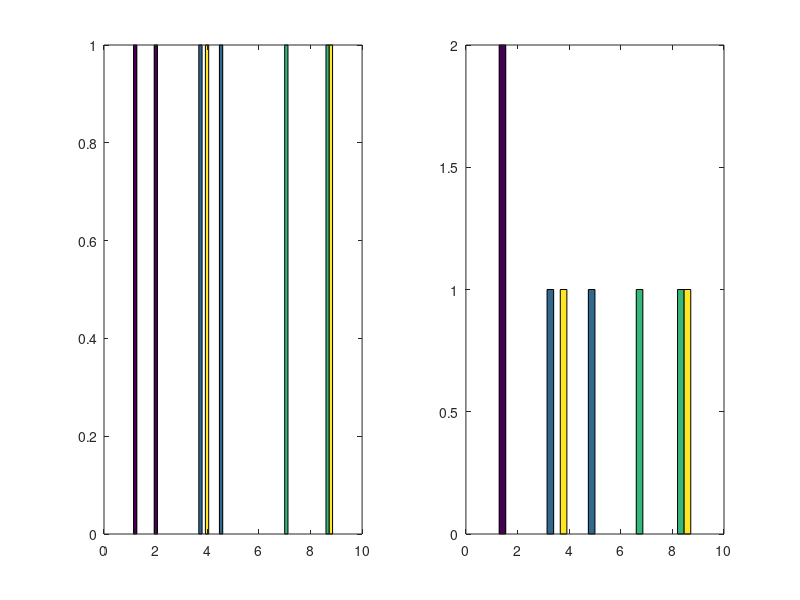

This chart was generated by the following MATLAB code:
%plot a histogram example

clear
clc

load new_data.txt

%number of elements in each bin
n_10=hist(new_data)

%ask user for bin number
bin_num=input('Number of bins?: ');

n_user=hist(new_data,bin_num)

%plot side by side
subplot(1,2,1)
hist(new_data)
subplot(1,2,2)
hist(new_data,bin_num)



